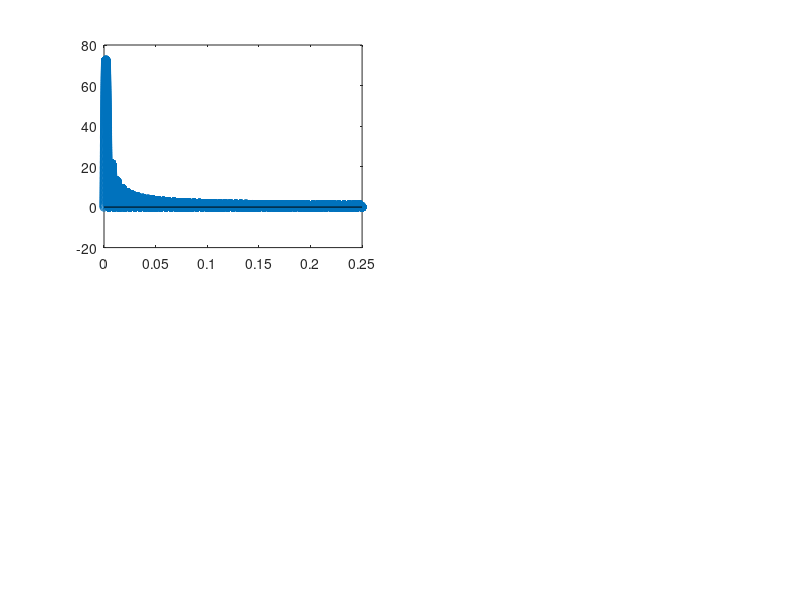

Reproduce this figure in MATLAB. (Note: this script raises an error after producing the figure.)
clear all;
% close all;
%

% sr = 20;
% del = 1/sr;
% f = 1;
% T0 = 1/f;
% sr = 1;
% n = 0:100;
% A = 1;
% x = A*sin(2*pi*n*del/T0);

Fs = 100000; %Sampling Freq
Ts = 1/Fs; %Sampling Period
L = 25000; %Length of signal
t = (0:L-1)*Ts; %Time vector
A = 1;

f1 = 10;
T = (1/f1);
%
% sig = A*sin(2*pi*f1*t);
%
% freq = Fs*(0:(L/2))/L;
% sig_fft = fft(sig);
% P2 = abs(sig_fft/L); %Computes the two-sided spectrum
% P1 = P2(1:L/2+1); %Computes the single-sided spectrum
% P1(2:end-1) = 2*P1(2:end-1); %Computes the even-valued signal length L
%
% subplot(2,2,1);
% % stem(sig);axis([0 T*2 -A A], grid);xlabel("t\(sec\)");ylabel("sin(2*pi*f*t)");
% stem(t, sig);axis([0 2*T -A A ], grid);xlabel("t\(s\)");ylabel("sin(2*pi*f*t)");
% subplot(2,2,2);
% plot(t, sig);axis([0 2*T -A A ], grid);xlabel("t\(s\)");ylabel("sin(2*pi*f*t)");
% subplot(2,2,3);
% plot(freq, P1);axis([-f1*2 f1*2 0 1.1], grid);xlabel("f\(Hz\)");ylabel("|P1(f)|");
% subplot(2,2,4);
% plot3(sig);axis([0 1000*T -A A -A A], grid);xlabel("t\(ms\)");ylabel("A");
% % f = 2; %Freq tells how may cycles per second
% % cycle = 2*pi; %For or a sinusoid, a full cycle occurs at 2*pi


sig = 0;
for freq = 1:2:200
  sig += sin(2*pi*freq*t);
endfor

subplot(2,2,1);
% stem(sig);axis([0 T*2 -A A], grid);xlabel("t\(sec\)");ylabel("sin(2*pi*f*t)");
stem(t, sig);axis([0 1 -A A ], grid);xlabel("t\(s\)");ylabel("sin(2*pi*f*t)");
subplot(2,2,2);
plot(t, sig);axis([0 2*T -A A ], grid);xlabel("t\(s\)");ylabel("sin(2*pi*f*t)");
subplot(2,2,3);
plot(freq, P1);axis([-f1*2 f1*2 0 1.1], grid);xlabel("f\(Hz\)");ylabel("|P1(f)|");
subplot(2,2,4);
plot3(sig);axis([0 1000*T -A A -A A], grid);xlabel("t\(ms\)");ylabel("A");

% T = 1/f;
% sr = 5;
% ts = 1/sr;
%
% samples = [0:ts:cycle*T];
% t = samples/cycle;
% A = 1;
%
% sig = A*exp(pi*j*[0:0.1:2*pi]);
% rot_angle = 180;
% rot_rad = rot_angle*(pi/180);
% % sig_rot = sig.*exp(pi*j*rot_rad*[0:length(sig)-1]);
% sig_rot = sig.*exp(pi*j*rot_rad);
% % sig_cos = cos(samples*f);
% % sig_sin = j*sin(samples*f);
% % sig_sin_rot = sig_sin.*exp(2*pi*j*[0:length(sig_sin)-1]);
% % sig = sig_cos + j*sig_sin;
% % sig = exp(2*pi*j*[0:0.2:2*pi]);
% % sig = A*sin(samples*f);
% % subplot(1,2,1);
% % scatter(sig_cos, sig_sin);axis([-1.1 1.1 -1.1 1.1]*A, grid);
% subplot(1,2,1);
% % plot(t, sig, "-x");axis(grid);%xlabel("cos(");ylabel("sin(x)");
% plot(sig, "rx");axis(grid);%xlabel("cos(");ylabel("sin(x)");
% % plot(sig, "-x");
% subplot(1,2,2);
% plot(sig_rot, "bx");axis(grid);%xlabel("cos(");ylabel("sin(x)");
